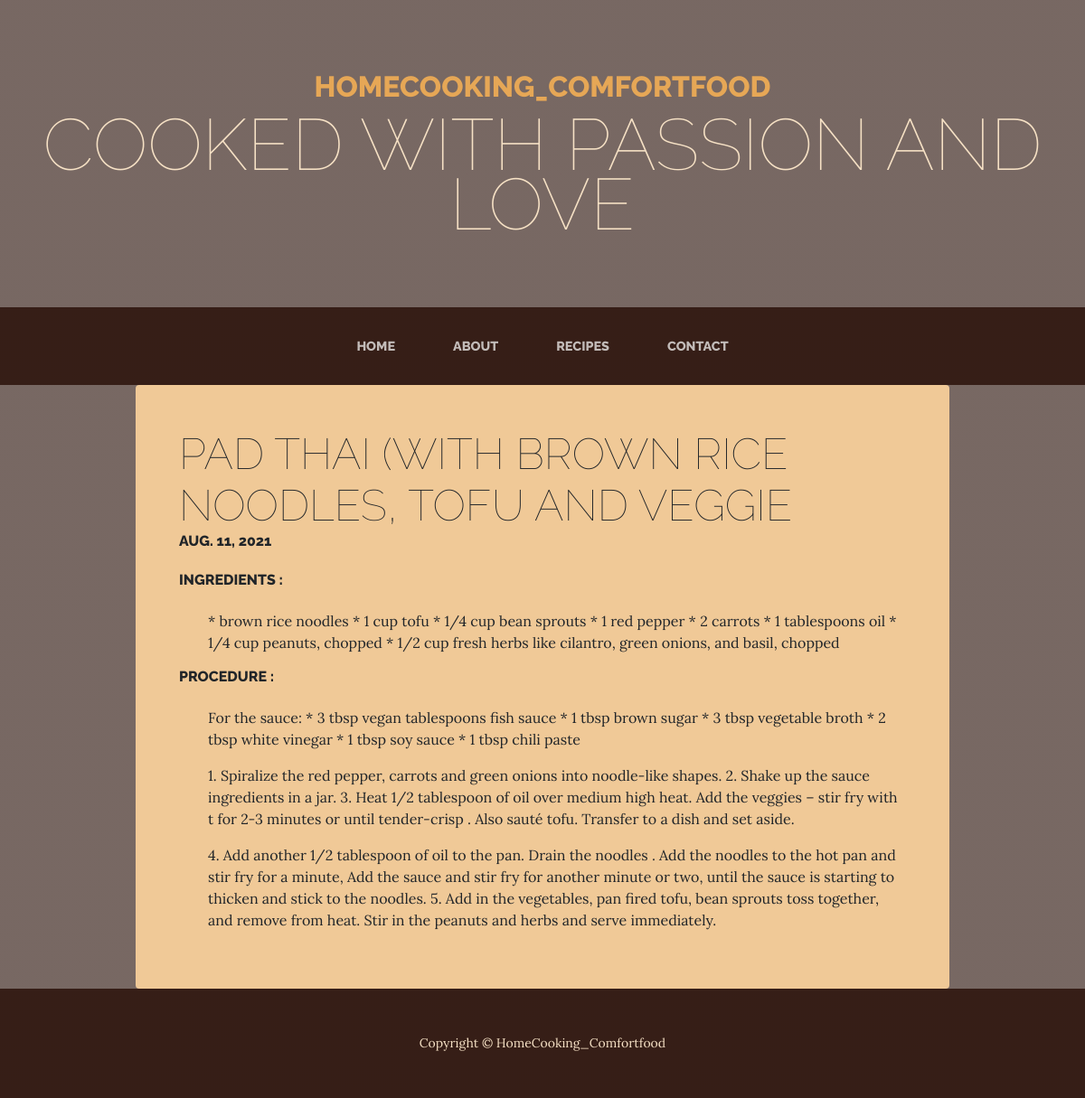
Page /Receipe/3 on the committed database.
### home/models.py (models this page shows, shortened)
class receipe(models.Model):
    name = models.CharField(max_length=50)
    image = models.ImageField(null=True, blank=True,)
    ingre = models.TextField(null=True)
    desc1 = models.TextField(null=True)
    desc2 = models.TextField(null=True)
    desc3 = models.TextField(null=True)
    date = models.DateField()

### home/views.py (the view)
# urls.py: path("Receipe/<int:pk>", ReceipeDetailView.as_view(), name='Receipe-detail'),
class ReceipeDetailView(DetailView):
    model = receipe
    template_name = 'ReceipeDtlist.html'

### templates/ReceipeDtlist.html (shortened to what this page needs)
{% load static %}
<!DOCTYPE html>
<html lang="en">
    <head>
        <link href="{% static 'css/styles.css' %}" rel="stylesheet" />
    </head>
    <body>
        <header>
            <h1 class="site-heading text-center text-faded d-none d-lg-block">
                <span class="site-heading-upper text-primary mb-3" >HomeCooking_Comfortfood </span>
                <span class="site-heading-lower">Cooked with passion and love </span>
            </h1>
        </header>
        <nav class="navbar navbar-expand-lg navbar-dark py-lg-4" id="mainNav">
            <div class="container">
                <div class="collapse navbar-collapse" id="navbarSupportedContent">
                    <ul class="navbar-nav mx-auto">
                        <li class="nav-item px-lg-4"><a class="nav-link text-uppercase" href="home">Home</a></li>
                        <li class="nav-item px-lg-4"><a class="nav-link text-uppercase" href="about">About</a></li>
                        <li class="nav-item px-lg-4"><a class="nav-link text-uppercase" href="receipies">Recipes</a></li>
                        <li class="nav-item px-lg-4"><a class="nav-link text-uppercase" href="contact">Contact</a></li>
                    </ul>
                </div>
            </div>
        </nav>
        <div class="col-xl-9 col-lg-10 mx-auto">
            <div class="bg-faded rounded p-5">
                <h2 class="section-heading mb-4">
                     <span class="section-heading-lower">{{receipe.name}}</span>
                     <span class="section-heading-upper">{{receipe.date}}</span>
                </h2>
                <h2 class="section-heading mb-4">
                    <span class="section-heading-upper">Ingredients : </span></h2>
                        <ul>{{receipe.ingre}}</ul>
                <h2 class="section-heading mb-4">
                    <span class="section-heading-upper">Procedure : </span></h2>
                        <ul>{{receipe.desc1}}</ul>
                        <ul>{{receipe.desc2}}</ul>
                        <ul>{{receipe.desc3}}</ul>
            </div>
        </div>
        <footer class="footer text-faded text-center py-5">
            <div class="container"><p class="m-0 small">Copyright &copy; HomeCooking_Comfortfood</p></div>
        </footer>
    </body>
</html>

### rows in the picture
receipe: name "PAD THAI (WITH BROWN RICE NOODLES, TOFU AND VEGGIE", date "AUG. 11, 2021", ingre "* brown rice noodles * 1 cup tofu * 1/4 cup bean sprouts * 1 red pepper * 2 carrots * 1 tablespoons oil * 1/4 cup peanuts, chopped * 1/2 cup fresh herbs like cilantro, green onions, and basil, chopped", desc1 "For the sauce: * 3 tbsp vegan tablespoons fish sauce * 1 tbsp brown sugar * 3 tbsp vegetable broth * 2 tbsp white vinegar * 1 tbsp soy sauce * 1 tbsp chili paste", desc2 "1. Spiralize the red pepper, carrots and green onions into noodle-like shapes. 2. Shake up the sauce ingredients in a jar. 3. Heat 1/2 tablespoon of oil over medium high heat. Add the veggies – stir fry with t for 2-3 minutes or until tender-crisp . Also sauté tofu. Transfer to a dish and set aside.", desc3 "4. Add another 1/2 tablespoon of oil to the pan. Drain the noodles . Add the noodles to the hot pan and stir fry for a minute, Add the sauce and stir fry for another minute or two, until the sauce is starting to thicken and stick to the noodles. 5. Add in the vegetables, pan fired tofu, bean sprouts toss together, and remove from heat. Stir in the peanuts and herbs and serve immediately."
